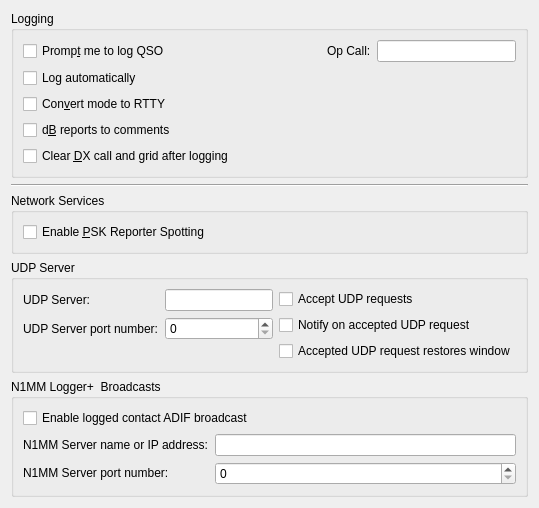
     <widget class="QWidget" name="reporting_tab">
      <attribute name="title">
       <string>Reportin&amp;g</string>
      </attribute>
      <attribute name="toolTip">
       <string>Reporting and logging settings</string>
      </attribute>
      <layout class="QVBoxLayout" name="verticalLayout_5">
       <item>
        <widget class="QGroupBox" name="logging_group_box">
         <property name="title">
          <string>Logging</string>
         </property>
         <layout class="QGridLayout" name="gridLayout_14">
          <item row="0" column="0">
           <widget class="QCheckBox" name="prompt_to_log_check_box">
            <property name="toolTip">
             <string>The program will pop up a partially completed Log QSO dialog when you send a 73 or free text message.</string>
            </property>
            <property name="text">
             <string>Promp&amp;t me to log QSO</string>
            </property>
           </widget>
          </item>
          <item row="0" column="1">
           <spacer name="horizontalSpacer_6">
            <property name="orientation">
             <enum>Qt::Horizontal</enum>
            </property>
            <property name="sizeHint" stdset="0">
             <size>
              <width>136</width>
              <height>20</height>
             </size>
            </property>
           </spacer>
          </item>
          <item row="0" column="2">
           <widget class="QLabel" name="label_13">
            <property name="text">
             <string>Op Call:</string>
            </property>
            <property name="buddy">
             <cstring>opCallEntry</cstring>
            </property>
           </widget>
          </item>
          <item row="3" column="0">
           <widget class="QCheckBox" name="report_in_comments_check_box">
            <property name="toolTip">
             <string>Some logging programs will not accept the type of reports
saved by this program.
Check this option to save the sent and received reports in the
comments field.</string>
            </property>
            <property name="text">
             <string>d&amp;B reports to comments</string>
            </property>
           </widget>
          </item>
          <item row="4" column="0" colspan="2">
           <widget class="QCheckBox" name="clear_DX_check_box">
            <property name="toolTip">
             <string>Check this option to force the clearing of the DX Call
and DX Grid fields when a 73 or free text message is sent.</string>
            </property>
            <property name="text">
             <string>Clear &amp;DX call and grid after logging</string>
            </property>
           </widget>
          </item>
          <item row="2" column="0">
           <widget class="QCheckBox" name="log_as_RTTY_check_box">
            <property name="toolTip">
             <string>&lt;html&gt;&lt;head/&gt;&lt;body&gt;&lt;p&gt;Some logging programs will not accept WSJT-X mode names.&lt;/p&gt;&lt;/body&gt;&lt;/html&gt;</string>
            </property>
            <property name="text">
             <string>Con&amp;vert mode to RTTY</string>
            </property>
           </widget>
          </item>
          <item row="0" column="3">
           <widget class="QLineEdit" name="opCallEntry">
            <property name="toolTip">
             <string>&lt;html&gt;&lt;head/&gt;&lt;body&gt;&lt;p&gt;The callsign of the operator, if different from the station callsign.&lt;/p&gt;&lt;/body&gt;&lt;/html&gt;</string>
            </property>
           </widget>
          </item>
          <item row="1" column="0">
           <widget class="QCheckBox" name="cbAutoLog">
            <property name="toolTip">
             <string>&lt;html&gt;&lt;head/&gt;&lt;body&gt;&lt;p&gt;Check to have QSOs logged automatically, when complete.&lt;/p&gt;&lt;/body&gt;&lt;/html&gt;</string>
            </property>
            <property name="text">
             <string>Log automatically</string>
            </property>
           </widget>
          </item>
         </layout>
        </widget>
       </item>
       <item>
        <widget class="Line" name="line_8">
         <property name="orientation">
          <enum>Qt::Horizontal</enum>
         </property>
        </widget>
       </item>
       <item>
        <widget class="QGroupBox" name="network_group_box">
         <property name="title">
          <string>Network Services</string>
         </property>
         <layout class="QGridLayout" name="gridLayout_17">
          <item row="0" column="0">
           <widget class="QCheckBox" name="psk_reporter_check_box">
            <property name="toolTip">
             <string>The program can send your station details and all
decoded signals as spots to the http://pskreporter.info web site.
This is used for reverse beacon analysis which is very useful
for assessing propagation and system performance.</string>
            </property>
            <property name="text">
             <string>Enable &amp;PSK Reporter Spotting</string>
            </property>
           </widget>
          </item>
         </layout>
        </widget>
       </item>
       <item>
        <widget class="QGroupBox" name="groupBox_4">
         <property name="title">
          <string>UDP Server</string>
         </property>
         <layout class="QGridLayout" name="gridLayout_16">
          <item row="0" column="0">
           <layout class="QFormLayout" name="formLayout_6">
            <property name="fieldGrowthPolicy">
             <enum>QFormLayout::AllNonFixedFieldsGrow</enum>
            </property>
            <item row="0" column="0">
             <widget class="QLabel" name="udp_server_label">
              <property name="text">
               <string>UDP Server:</string>
              </property>
              <property name="buddy">
               <cstring>udp_server_line_edit</cstring>
              </property>
             </widget>
            </item>
            <item row="0" column="1">
             <widget class="QLineEdit" name="udp_server_line_edit">
              <property name="sizePolicy">
               <sizepolicy hsizetype="Preferred" vsizetype="Fixed">
                <horstretch>0</horstretch>
                <verstretch>0</verstretch>
               </sizepolicy>
              </property>
              <property name="toolTip">
               <string>&lt;html&gt;&lt;head/&gt;&lt;body&gt;&lt;p&gt;Optional hostname of network service to receive decodes.&lt;/p&gt;&lt;p&gt;Formats:&lt;/p&gt;&lt;ul style=&quot;margin-top: 0px; margin-bottom: 0px; margin-left: 0px; margin-right: 0px; -qt-list-indent: 1;&quot;&gt;&lt;li style=&quot; margin-top:12px; margin-bottom:0px; margin-left:0px; margin-right:0px; -qt-block-indent:0; text-indent:0px;&quot;&gt;hostname&lt;/li&gt;&lt;li style=&quot; margin-top:0px; margin-bottom:0px; margin-left:0px; margin-right:0px; -qt-block-indent:0; text-indent:0px;&quot;&gt;IPv4 address&lt;/li&gt;&lt;li style=&quot; margin-top:0px; margin-bottom:0px; margin-left:0px; margin-right:0px; -qt-block-indent:0; text-indent:0px;&quot;&gt;IPv6 address&lt;/li&gt;&lt;li style=&quot; margin-top:0px; margin-bottom:0px; margin-left:0px; margin-right:0px; -qt-block-indent:0; text-indent:0px;&quot;&gt;IPv4 multicast group address&lt;/li&gt;&lt;li style=&quot; margin-top:0px; margin-bottom:0px; margin-left:0px; margin-right:0px; -qt-block-indent:0; text-indent:0px;&quot;&gt;IPv6 multicast group address&lt;/li&gt;&lt;/ul&gt;&lt;p&gt;Clearing this field will disable the broadcasting of UDP status updates.&lt;/p&gt;&lt;/body&gt;&lt;/html&gt;</string>
              </property>
              <property name="inputMethodHints">
               <set>Qt::ImhDigitsOnly</set>
              </property>
             </widget>
            </item>
            <item row="1" column="0">
             <widget class="QLabel" name="label_6">
              <property name="text">
               <string>UDP Server port number:</string>
              </property>
              <property name="buddy">
               <cstring>udp_server_port_spin_box</cstring>
              </property>
             </widget>
            </item>
            <item row="1" column="1">
             <widget class="QSpinBox" name="udp_server_port_spin_box">
              <property name="toolTip">
               <string>&lt;html&gt;&lt;head/&gt;&lt;body&gt;&lt;p&gt;Enter the service port number of the UDP server that WSJT-X should send updates to. If this is zero no updates will be broadcast.&lt;/p&gt;&lt;/body&gt;&lt;/html&gt;</string>
              </property>
              <property name="minimum">
               <number>0</number>
              </property>
              <property name="maximum">
               <number>65534</number>
              </property>
             </widget>
            </item>
           </layout>
          </item>
          <item row="0" column="1">
           <layout class="QVBoxLayout" name="verticalLayout_11">
            <item>
             <widget class="QCheckBox" name="accept_udp_requests_check_box">
              <property name="toolTip">
               <string>&lt;html&gt;&lt;head/&gt;&lt;body&gt;&lt;p&gt;With this enabled WSJT-X will accept certain requests back from a UDP server that receives decode messages.&lt;/p&gt;&lt;/body&gt;&lt;/html&gt;</string>
              </property>
              <property name="text">
               <string>Accept UDP requests</string>
              </property>
             </widget>
            </item>
            <item>
             <widget class="QCheckBox" name="udpWindowToFront">
              <property name="toolTip">
               <string>&lt;html&gt;&lt;head/&gt;&lt;body&gt;&lt;p&gt;Indicate acceptance of an incoming UDP request. The effect of this option varies depending on the operating system and window manager, its intent is to notify the acceptance of an incoming UDP request even if this application is minimized or hidden.&lt;/p&gt;&lt;/body&gt;&lt;/html&gt;</string>
              </property>
              <property name="text">
               <string>Notify on accepted UDP request</string>
              </property>
             </widget>
            </item>
            <item>
             <widget class="QCheckBox" name="udpWindowRestore">
              <property name="toolTip">
               <string>&lt;html&gt;&lt;head/&gt;&lt;body&gt;&lt;p&gt;Restore the window from minimized if an UDP request is accepted.&lt;/p&gt;&lt;/body&gt;&lt;/html&gt;</string>
              </property>
              <property name="text">
               <string>Accepted UDP request restores window</string>
              </property>
             </widget>
            </item>
           </layout>
          </item>
         </layout>
        </widget>
       </item>
       <item>
        <widget class="QGroupBox" name="n1mm_group_box">
         <property name="title">
          <string>N1MM Logger+  Broadcasts</string>
         </property>
         <layout class="QFormLayout" name="formLayout_15">
          <item row="0" column="0" colspan="2">
           <widget class="QCheckBox" name="enable_n1mm_broadcast_check_box">
            <property name="toolTip">
             <string>&lt;html&gt;&lt;head/&gt;&lt;body&gt;&lt;p&gt;When checked, WSJT-X will broadcast a logged contact in ADIF format to the configured hostname and port. &lt;/p&gt;&lt;/body&gt;&lt;/html&gt;</string>
            </property>
            <property name="text">
             <string>Enable logged contact ADIF broadcast</string>
            </property>
           </widget>
          </item>
          <item row="1" column="0">
           <widget class="QLabel" name="n1mm_server_name_label">
            <property name="text">
             <string>&lt;html&gt;&lt;head/&gt;&lt;body&gt;&lt;p&gt;N1MM Server name or IP address:&lt;/p&gt;&lt;/body&gt;&lt;/html&gt;</string>
            </property>
            <property name="buddy">
             <cstring>n1mm_server_name_line_edit</cstring>
            </property>
           </widget>
          </item>
          <item row="1" column="1">
           <widget class="QLineEdit" name="n1mm_server_name_line_edit">
            <property name="toolTip">
             <string>&lt;html&gt;&lt;head/&gt;&lt;body&gt;&lt;p&gt;Optional host name of N1MM Logger+ program to receive ADIF UDP broadcasts. This is usually 'localhost' or ip address 127.0.0.1&lt;/p&gt;&lt;p&gt;Formats:&lt;/p&gt;&lt;ul style=&quot;margin-top: 0px; margin-bottom: 0px; margin-left: 0px; margin-right: 0px; -qt-list-indent: 1;&quot;&gt;&lt;li style=&quot; margin-top:12px; margin-bottom:0px; margin-left:0px; margin-right:0px; -qt-block-indent:0; text-indent:0px;&quot;&gt;hostname&lt;/li&gt;&lt;li style=&quot; margin-top:0px; margin-bottom:0px; margin-left:0px; margin-right:0px; -qt-block-indent:0; text-indent:0px;&quot;&gt;IPv4 address&lt;/li&gt;&lt;li style=&quot; margin-top:0px; margin-bottom:0px; margin-left:0px; margin-right:0px; -qt-block-indent:0; text-indent:0px;&quot;&gt;IPv6 address&lt;/li&gt;&lt;li style=&quot; margin-top:0px; margin-bottom:0px; margin-left:0px; margin-right:0px; -qt-block-indent:0; text-indent:0px;&quot;&gt;IPv4 multicast group address&lt;/li&gt;&lt;li style=&quot; margin-top:0px; margin-bottom:0px; margin-left:0px; margin-right:0px; -qt-block-indent:0; text-indent:0px;&quot;&gt;IPv6 multicast group address&lt;/li&gt;&lt;/ul&gt;&lt;p&gt;Clearing this field will disable broadcasting of ADIF information via UDP.&lt;/p&gt;&lt;/body&gt;&lt;/html&gt;</string>
            </property>
           </widget>
          </item>
          <item row="2" column="0">
           <widget class="QLabel" name="n1mm_server_port_label">
            <property name="text">
             <string>&lt;html&gt;&lt;head/&gt;&lt;body&gt;&lt;p&gt;N1MM Server port number:&lt;/p&gt;&lt;/body&gt;&lt;/html&gt;</string>
            </property>
            <property name="buddy">
             <cstring>n1mm_server_port_spin_box</cstring>
            </property>
           </widget>
          </item>
          <item row="2" column="1">
           <widget class="QSpinBox" name="n1mm_server_port_spin_box">
            <property name="toolTip">
             <string>&lt;html&gt;&lt;head/&gt;&lt;body&gt;&lt;p&gt;Enter the port number that WSJT-X should use for UDP broadcasts of ADIF log information. For N1MM Logger+, this value should be 2333. If this is zero,  no updates will be broadcast.&lt;/p&gt;&lt;/body&gt;&lt;/html&gt;</string>
            </property>
           </widget>
          </item>
         </layout>
        </widget>
       </item>
       <item>
        <spacer name="verticalSpacer_4">
         <property name="orientation">
          <enum>Qt::Vertical</enum>
         </property>
         <property name="sizeHint" stdset="0">
          <size>
           <width>0</width>
           <height>0</height>
          </size>
         </property>
        </spacer>
       </item>
      </layout>
     </widget>
